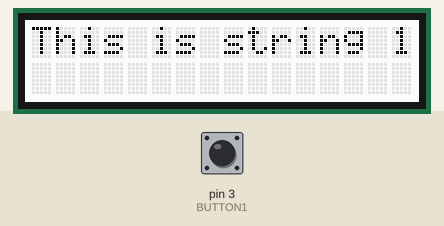
Recording of a sketch running on a simulated Arduino Uno, built with avr-gcc and run on an emulated ATmega328P. Parts: 16×2 character LCD. The inputs (shaded band) are chosen by the test bench; at power-on: pin 3 (BUTTON1) LOW. What the sketch prints to the serial monitor is not drawn.

Above: at 0.1 s.
At 1.2 s:
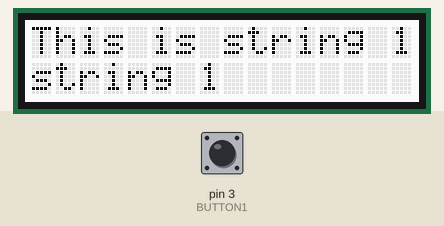
1.3 s: pin 3 (BUTTON1) pulled HIGH for 0.65 s
At 2.6 s:
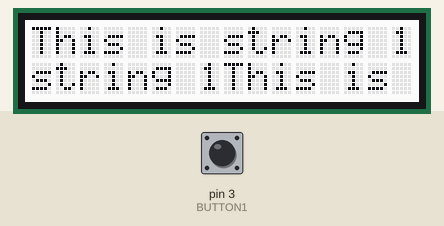
Timing chart, 0 to 4.3 s (numbered marks = the images above; inputs shaded):
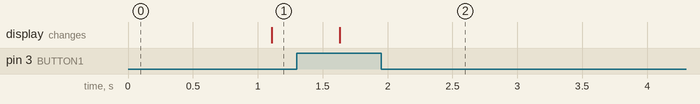

The sketch:

Current_Status.ino
```cpp
#include <Wire.h>
#include "rgb_lcd.h"

#define BUTTON1 3

int previous;
int read;
char Str4[ ] = "arduino";

char* myStrings[]={"This is string 1", "This is string 2", "This is string 3",
"This is string 4", "This is string 5","This is string 6"};

rgb_lcd lcd;

void setup(){
    Serial.begin(9600);
    pinMode(BUTTON1, INPUT);
    // set up the LCD's number of columns and rows:
    lcd.begin(16, 2);
    // initialize the serial communications:
    Serial.begin(9600);
}

void loop()
{
  lcd.print(myStrings[0]);
  delay(500);
  //lcd.print(Str4);
  int status;
  status = digitalRead(BUTTON1);
  if(status == HIGH)
  {
    read = ~read;
    //digitalWrite(LED1, read);
    Serial.println(read);
    previous = read;
    Serial.print("Previous:");
    Serial.println(previous);
    delay(10);
  }
  if(status == LOW)
  {
    //digitalWrite(LED1, previous);
    Serial.print("Previous:");
    Serial.println(previous);
  }
}
```
